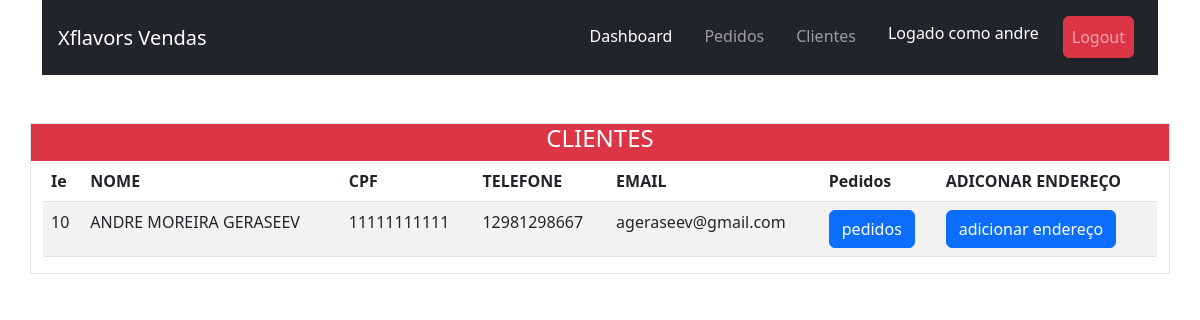
Page /clientes (signed in) on the earlier database version.
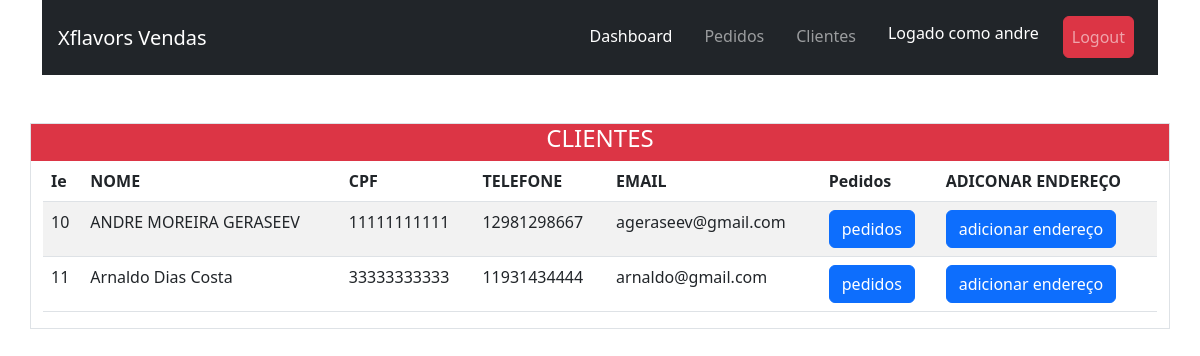
Same page on the later database version.
### clientes/models.py (models this page shows, shortened)
class Cliente(models.Model):
    vendedor = models.ForeignKey(Vendedor, on_delete=models.CASCADE)
    nome = models.CharField(max_length=80)
    telefone = models.IntegerField(blank= True, null=True)
    email = models.EmailField(blank= True, null=True)
    cpf = models.IntegerField(blank=True, null=True)
    slug = models.SlugField(unique=True, blank=True, null=True)
    created_at = models.DateTimeField(auto_now_add=True, blank=True, null=True)
    updated_at = models.DateTimeField(auto_now=True, blank=True, null=True)

### clientes/views.py (the view)
# urls.py: path('clientes', clientes, name='clientes'),
@login_required
def clientes(request):
    clientes = Cliente.objects.filter(vendedor=request.user.id)
    return render(request=request, template_name="clientes.html", context={ 'clientes': clientes})

### templates/clientes.html
{% extends 'base.html' %}
{% load static %}
{% block content %}
<div class="container my-5 border">
  <div class="row bg-danger"><h4 class="text-white text-center">CLIENTES</h4></div>
  <table class="table table-striped table-responsive">
    <thead>
    <tr>
      <th>Ie</th>
      <th>NOME</th>
      <th>CPF</th>
      <th>TELEFONE</th>
      <th>EMAIL</th>
      <th>Pedidos</th>
      <th>ADICONAR ENDEREÇO</th>
    </tr>
    </thead>
    <tbody>
    {% for cliente in clientes %}
    <tr>
      <td>{{ cliente.id }}</td>
      <td>{{ cliente.nome }}</td>
      <td>{{ cliente.cpf }}</td>
      <td>{{ cliente.telefone }}</td>
      <td>{{ cliente.email }}</td>
      <td><a name="" id="" class="btn btn-primary" href="/pedidos/{{cliente.id}}" role="button">pedidos</a></td>
      <td><a name="adicionar_endereço" id="adicionar_endereço" class="btn btn-primary"
             href="cadastro_endereco/{{ cliente.id }}" role="button">adicionar endereço</a></td>
    </tr>
    {% endfor %}
    </tbody>
  </table>
</div>
{% endblock %}

Differences in the rows shown:
added Cliente: id "11", nome "Arnaldo Dias Costa", cpf "33333333333", telefone "11931434444", email "arnaldo@gmail.com"
